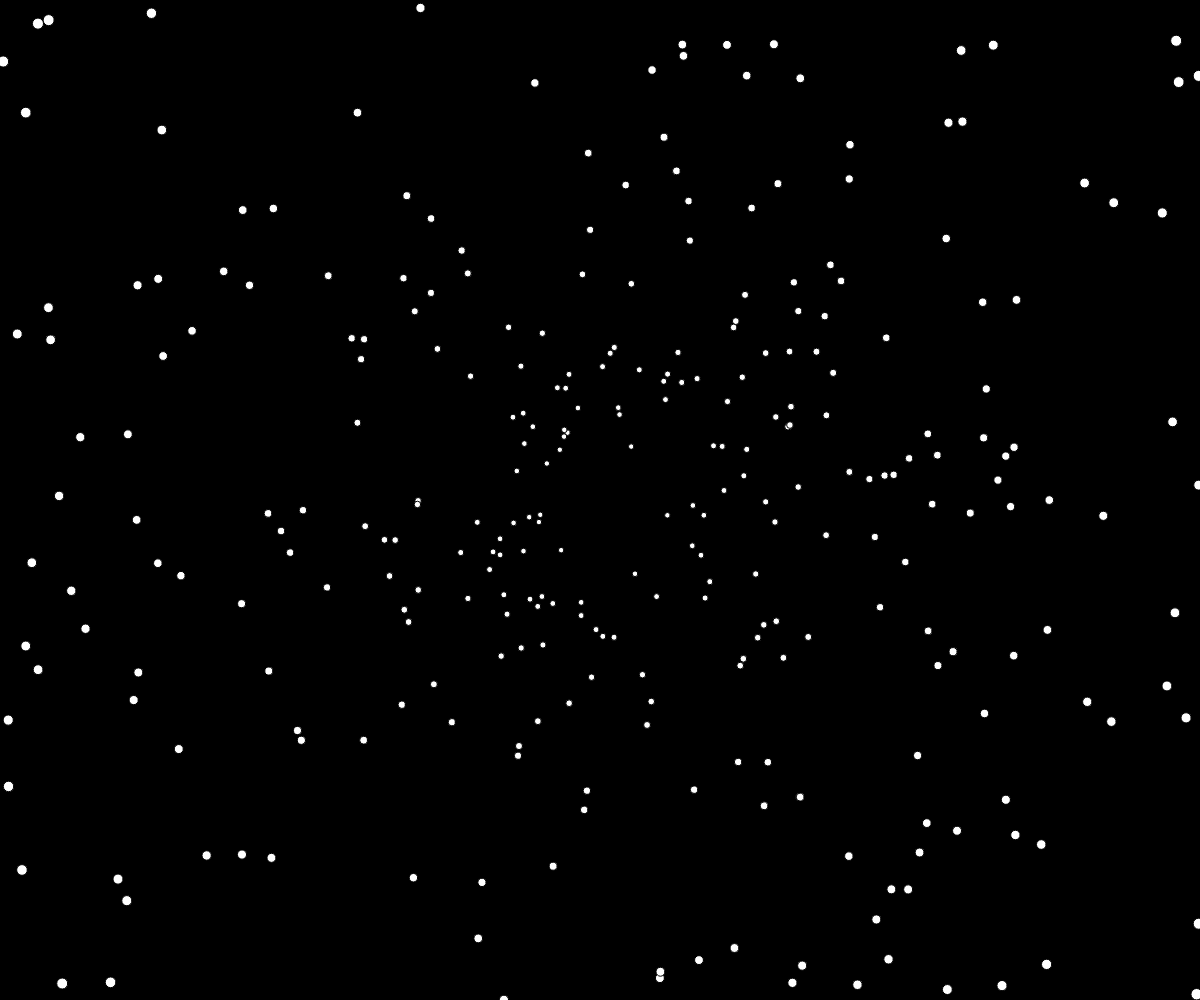
Frame 1 (no input)
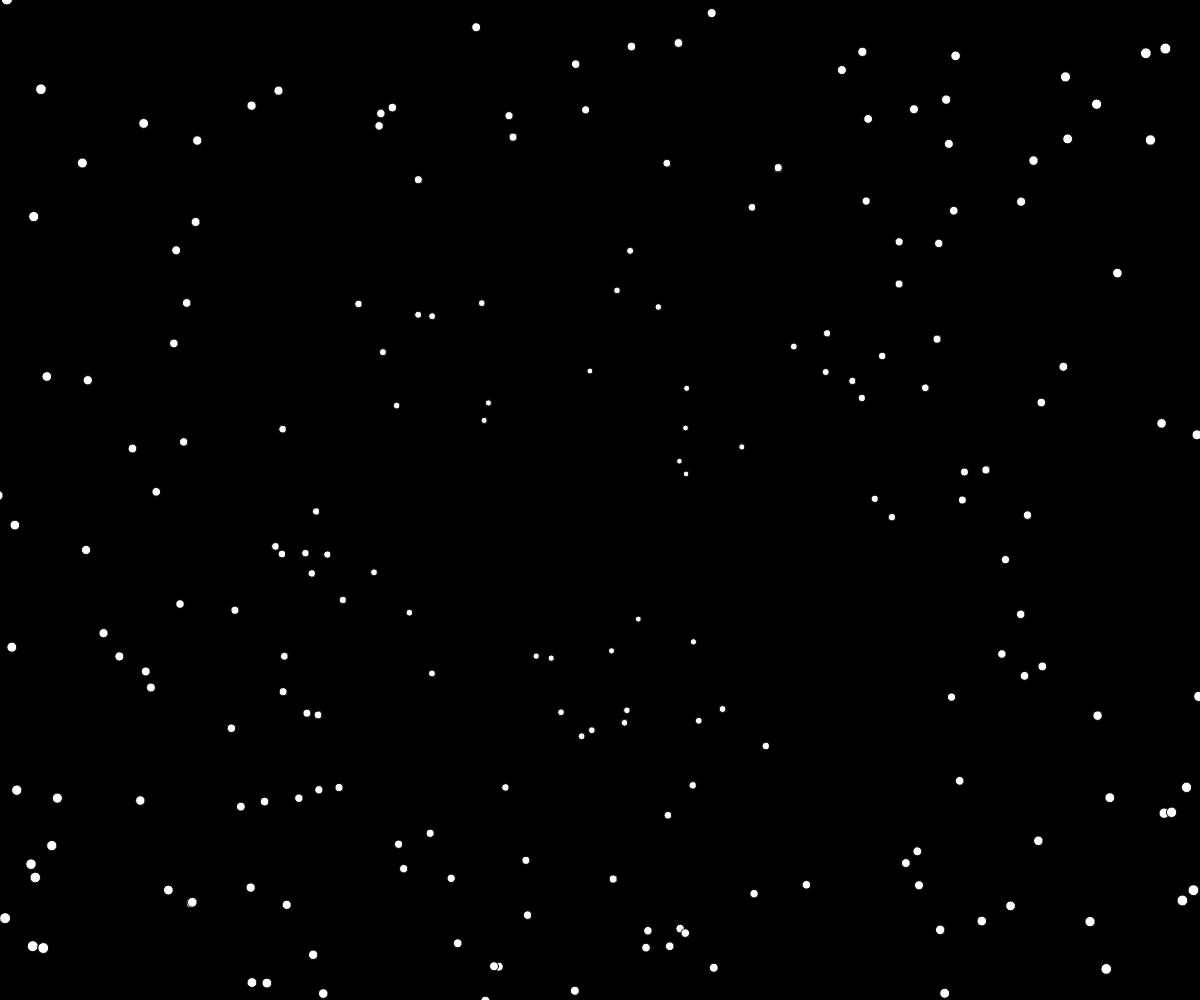
Frame 60 (no input)
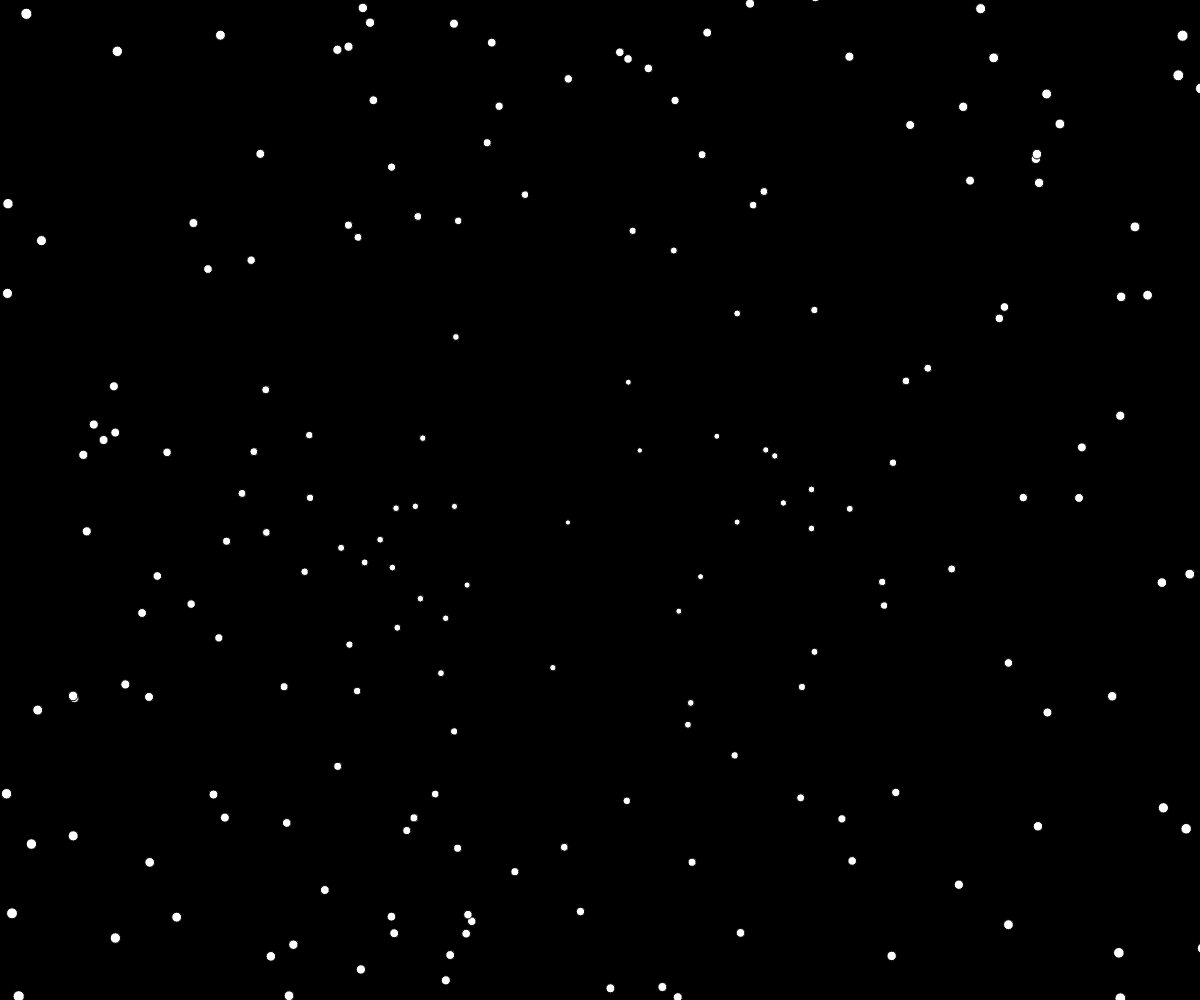
Frame 120 (the mouse pressed at the canvas centre since frame 60)

The p5.js sketch that drew these frames (run headless with seeded random() and noise() and a simulated clock; from frame 60 on, the mouse is pressed at the canvas centre):

// p5.js sketch
// ── sketch.js
let stars = [];

let speed = 30;

function setup() {
  angleMode(DEGREES)
  createCanvas(windowWidth, windowHeight);
  for (let i = 0; i < 500; i++) {
    stars[i] = new Star();
  }
}

function draw() {
  background(0);
  translate(width / 2, height / 2);
  for (let i = 0; i < stars.length; i++) {
    stars[i].update();
    stars[i].show();
  }
}
// ── star.js
function Star() {
    this.rad = random(30,height)
    this.ang = random(0,360)
  
    this.update = function() {
      this.rad = this.rad + speed;
      if(this.rad>=height){
        this.rad = random(30,height)
      }
    
    };
  
    this.show = function() {
      fill(255)
      this.r = map(this.rad, 0, width, 5, 15);
      circle(this.rad * cos(this.ang),this.rad * sin(this.ang),this.r)
    };
  }
